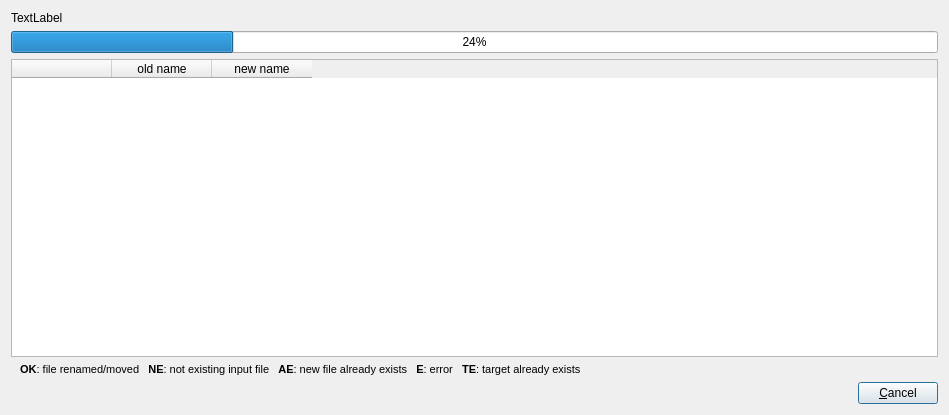
<?xml version="1.0" encoding="UTF-8"?>
<ui version="4.0">
 <class>RenameFilesProgressDialog</class>
 <widget class="QDialog" name="RenameFilesProgressDialog">
  <property name="windowModality">
   <enum>Qt::ApplicationModal</enum>
  </property>
  <property name="geometry">
   <rect>
    <x>0</x>
    <y>0</y>
    <width>949</width>
    <height>415</height>
   </rect>
  </property>
  <property name="windowTitle">
   <string>Rename files ...</string>
  </property>
  <property name="windowIcon">
   <iconset resource="../../application/litsoz3.qrc">
    <normaloff>:/ls3icon.png</normaloff>:/ls3icon.png</iconset>
  </property>
  <property name="modal">
   <bool>true</bool>
  </property>
  <layout class="QVBoxLayout" name="verticalLayout">
   <item>
    <widget class="QLabel" name="label">
     <property name="text">
      <string>TextLabel</string>
     </property>
    </widget>
   </item>
   <item>
    <widget class="QProgressBar" name="progressBar">
     <property name="value">
      <number>24</number>
     </property>
    </widget>
   </item>
   <item>
    <widget class="QTableWidget" name="tableWidget">
     <attribute name="horizontalHeaderStretchLastSection">
      <bool>false</bool>
     </attribute>
     <attribute name="verticalHeaderVisible">
      <bool>false</bool>
     </attribute>
     <column>
      <property name="text">
       <string/>
      </property>
     </column>
     <column>
      <property name="text">
       <string>old name</string>
      </property>
     </column>
     <column>
      <property name="text">
       <string>new name</string>
      </property>
     </column>
    </widget>
   </item>
   <item>
    <widget class="QLabel" name="label_2">
     <property name="text">
      <string>&lt;!DOCTYPE HTML PUBLIC &quot;-//W3C//DTD HTML 4.0//EN&quot; &quot;http://www.w3.org/TR/REC-html40/strict.dtd&quot;&gt;
&lt;html&gt;&lt;head&gt;&lt;meta name=&quot;qrichtext&quot; content=&quot;1&quot; /&gt;&lt;style type=&quot;text/css&quot;&gt;
p, li { white-space: pre-wrap; }
&lt;/style&gt;&lt;/head&gt;&lt;body style=&quot; font-family:'MS Shell Dlg 2'; font-size:8.25pt; font-weight:400; font-style:normal;&quot;&gt;
&lt;p style=&quot; margin-top:0px; margin-bottom:0px; margin-left:0px; margin-right:0px; -qt-block-indent:0; text-indent:0px;&quot;&gt;&lt;span style=&quot; font-size:8pt;&quot;&gt;   &lt;/span&gt;&lt;span style=&quot; font-size:8pt; font-weight:600;&quot;&gt;OK&lt;/span&gt;&lt;span style=&quot; font-size:8pt;&quot;&gt;: file renamed/moved   &lt;/span&gt;&lt;span style=&quot; font-size:8pt; font-weight:600;&quot;&gt;NE&lt;/span&gt;&lt;span style=&quot; font-size:8pt;&quot;&gt;: not existing input file   &lt;/span&gt;&lt;span style=&quot; font-size:8pt; font-weight:600;&quot;&gt;AE&lt;/span&gt;&lt;span style=&quot; font-size:8pt;&quot;&gt;: new file already exists   &lt;/span&gt;&lt;span style=&quot; font-size:8pt; font-weight:600;&quot;&gt;E&lt;/span&gt;&lt;span style=&quot; font-size:8pt;&quot;&gt;: error   &lt;/span&gt;&lt;span style=&quot; font-size:8pt; font-weight:600;&quot;&gt;TE&lt;/span&gt;&lt;span style=&quot; font-size:8pt;&quot;&gt;: target already exists&lt;/span&gt;&lt;/p&gt;&lt;/body&gt;&lt;/html&gt;</string>
     </property>
    </widget>
   </item>
   <item>
    <layout class="QHBoxLayout" name="horizontalLayout">
     <item>
      <spacer name="horizontalSpacer">
       <property name="orientation">
        <enum>Qt::Horizontal</enum>
       </property>
       <property name="sizeHint" stdset="0">
        <size>
         <width>40</width>
         <height>20</height>
        </size>
       </property>
      </spacer>
     </item>
     <item>
      <widget class="QPushButton" name="cancelBtn">
       <property name="text">
        <string>&amp;Cancel</string>
       </property>
       <property name="default">
        <bool>true</bool>
       </property>
       <property name="flat">
        <bool>false</bool>
       </property>
      </widget>
     </item>
    </layout>
   </item>
  </layout>
 </widget>
 <resources>
  <include location="../../application/litsoz3.qrc"/>
 </resources>
 <connections>
  <connection>
   <sender>cancelBtn</sender>
   <signal>clicked()</signal>
   <receiver>RenameFilesProgressDialog</receiver>
   <slot>cancelClicked()</slot>
   <hints>
    <hint type="sourcelabel">
     <x>700</x>
     <y>221</y>
    </hint>
    <hint type="destinationlabel">
     <x>530</x>
     <y>217</y>
    </hint>
   </hints>
  </connection>
 </connections>
 <slots>
  <slot>cancelClicked()</slot>
 </slots>
</ui>
